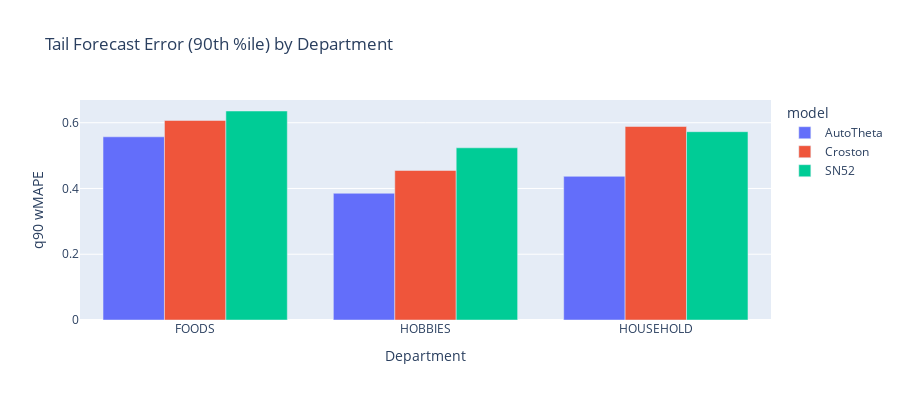
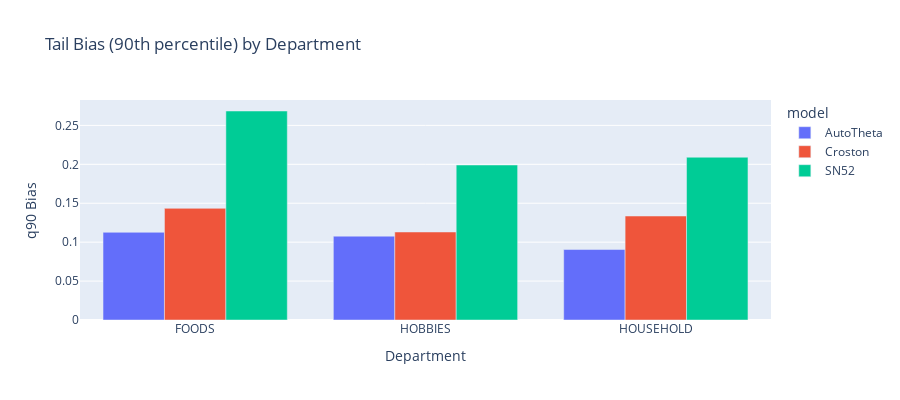

The notebook cell saved with these charts, in order:
### Code cell
# Tail error comparison - wmape
wmape_data = metric_dist[['model', 'dept_id', 'q90_wmape']].copy()

fig1 = px.bar(
    wmape_data,
    x='dept_id',
    y='q90_wmape',
    color='model',
    barmode='group',
    title='Tail Forecast Error (90th %ile) by Department',
    labels={'q90_wmape': 'q90 wMAPE', 'dept_id': 'Department'},
    height=400
)
fig1.show()

# Bias comparison
bias_data = metric_dist[['model', 'dept_id', 'q90_bias']].copy()

fig2 = px.bar(
    bias_data,
    x='dept_id',
    y='q90_bias',
    color='model',
    barmode='group',
    title='Tail Bias (90th percentile) by Department',
    labels={'q90_bias': 'q90 Bias', 'dept_id': 'Department'},
    height=400
)
fig2.show()

# Clean comparison table - models as columns
comparison = metric_dist.pivot(index='dept_id', columns='model', values=['q90_wmape', 'q90_bias']).round(4)
display(comparison)

### Figure 1 — Plotly figure (JSON) as saved in the notebook; plotly's stock layout.template omitted (floating-point values rounded to 4 significant figures)
{"data": [{"alignmentgroup": "True", "hovertemplate": "model=AutoTheta<br>Department=%{x}<br>q90 wMAPE=%{y}<extra></extra>", "legendgroup": "AutoTheta", "marker": {"color": "#636efa", "pattern": {"shape": ""}}, "name": "AutoTheta", "offsetgroup": "AutoTheta", "orientation": "v", "showlegend": true, "textposition": "auto", "type": "bar", "x": ["FOODS", "HOBBIES", "HOUSEHOLD"], "xaxis": "x", "y": [0.5572, 0.3854, 0.4369], "yaxis": "y"}, {"alignmentgroup": "True", "hovertemplate": "model=Croston<br>Department=%{x}<br>q90 wMAPE=%{y}<extra></extra>", "legendgroup": "Croston", "marker": {"color": "#EF553B", "pattern": {"shape": ""}}, "name": "Croston", "offsetgroup": "Croston", "orientation": "v", "showlegend": true, "textposition": "auto", "type": "bar", "x": ["FOODS", "HOBBIES", "HOUSEHOLD"], "xaxis": "x", "y": [0.6069, 0.4548, 0.5885], "yaxis": "y"}, {"alignmentgroup": "True", "hovertemplate": "model=SN52<br>Department=%{x}<br>q90 wMAPE=%{y}<extra></extra>", "legendgroup": "SN52", "marker": {"color": "#00cc96", "pattern": {"shape": ""}}, "name": "SN52", "offsetgroup": "SN52", "orientation": "v", "showlegend": true, "textposition": "auto", "type": "bar", "x": ["FOODS", "HOBBIES", "HOUSEHOLD"], "xaxis": "x", "y": [0.6357, 0.5238, 0.5727], "yaxis": "y"}], "layout": {"barmode": "group", "height": 400, "legend": {"title": {"text": "model"}, "tracegroupgap": 0}, "title": {"text": "Tail Forecast Error (90th %ile) by Department"}, "xaxis": {"anchor": "y", "domain": [0, 1], "title": {"text": "Department"}}, "yaxis": {"anchor": "x", "domain": [0, 1], "title": {"text": "q90 wMAPE"}}}}

### Figure 2 — Plotly figure (JSON) as saved in the notebook; plotly's stock layout.template omitted (floating-point values rounded to 4 significant figures)
{"data": [{"alignmentgroup": "True", "hovertemplate": "model=AutoTheta<br>Department=%{x}<br>q90 Bias=%{y}<extra></extra>", "legendgroup": "AutoTheta", "marker": {"color": "#636efa", "pattern": {"shape": ""}}, "name": "AutoTheta", "offsetgroup": "AutoTheta", "orientation": "v", "showlegend": true, "textposition": "auto", "type": "bar", "x": ["FOODS", "HOBBIES", "HOUSEHOLD"], "xaxis": "x", "y": [0.1127, 0.1077, 0.09053], "yaxis": "y"}, {"alignmentgroup": "True", "hovertemplate": "model=Croston<br>Department=%{x}<br>q90 Bias=%{y}<extra></extra>", "legendgroup": "Croston", "marker": {"color": "#EF553B", "pattern": {"shape": ""}}, "name": "Croston", "offsetgroup": "Croston", "orientation": "v", "showlegend": true, "textposition": "auto", "type": "bar", "x": ["FOODS", "HOBBIES", "HOUSEHOLD"], "xaxis": "x", "y": [0.1434, 0.1131, 0.1336], "yaxis": "y"}, {"alignmentgroup": "True", "hovertemplate": "model=SN52<br>Department=%{x}<br>q90 Bias=%{y}<extra></extra>", "legendgroup": "SN52", "marker": {"color": "#00cc96", "pattern": {"shape": ""}}, "name": "SN52", "offsetgroup": "SN52", "orientation": "v", "showlegend": true, "textposition": "auto", "type": "bar", "x": ["FOODS", "HOBBIES", "HOUSEHOLD"], "xaxis": "x", "y": [0.2685, 0.1991, 0.2091], "yaxis": "y"}], "layout": {"barmode": "group", "height": 400, "legend": {"title": {"text": "model"}, "tracegroupgap": 0}, "title": {"text": "Tail Bias (90th percentile) by Department"}, "xaxis": {"anchor": "y", "domain": [0, 1], "title": {"text": "Department"}}, "yaxis": {"anchor": "x", "domain": [0, 1], "title": {"text": "q90 Bias"}}}}
